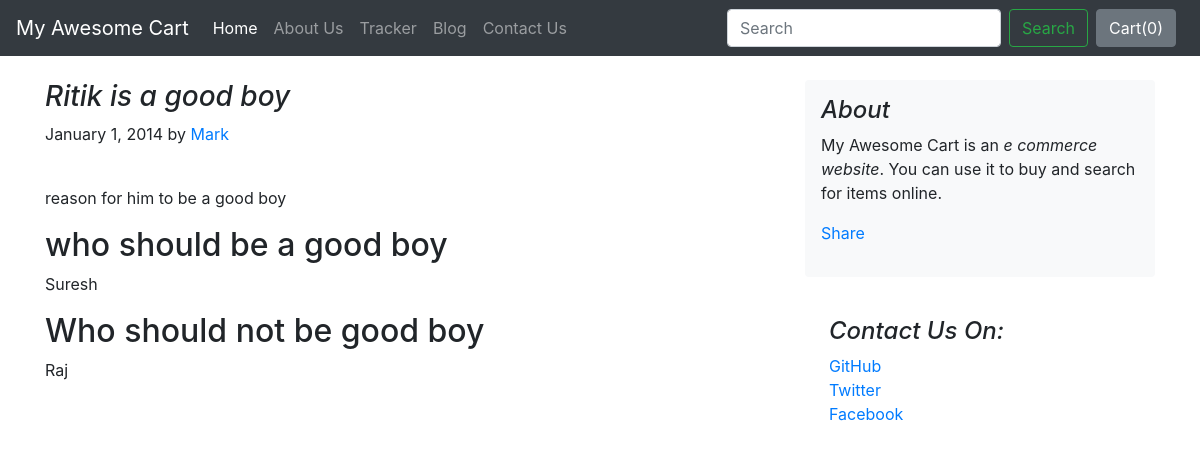
The page /blog/blogpost/1 on the database its author committed.
### blog/models.py (models this page shows)
class Blogpost(models.Model):
    post_id = models.AutoField(primary_key=True)
    title = models.CharField(max_length=50)
    head0 = models.CharField(max_length=500,default="")
    chead0 = models.CharField(max_length=5000,default="")
    head1 = models.CharField(max_length=500,default="")
    chead1 = models.CharField(max_length=5000,default="")
    head2 = models.CharField(max_length=500,default="")
    chead2 = models.CharField(max_length=5000,default="")
    pub_date = models.DateField()
    thumbnail = models.ImageField(upload_to="blog/images",default="")
    def __str__(self):
        return self.title

### blog/views.py (the view)
# urls.py: path("blogpost/<int:id>",views.blogpost, name="blogPost")
def blogpost(request,id):
    post = Blogpost.objects.filter(post_id=id)[0]
    print(post)
    return render(request,'blog/blogpost.html',{'post':post})

### blog/templates/blog/blogpost.html (shortened to what this page needs)
{% extends 'blog/basic.html' %}
{% block body %}
<div class="container">
<div class="row mt-4">
    <div class="col-md-8 blog-main">
      <h3 class="font-italic ">
        {{post.title}}
      </h3>
      <div class="blog-post">
        <p class="blog-post-meta">January 1, 2014 by <a href="#">Mark</a></p>
        <div class="fb-like" data-href="http://127.0.0.1:8000/blog/blogpost/{{post.post_id}}" data-width="" data-layout="standard" data-action="like" data-size="large" data-show-faces="true" data-share="true" ></div><br>
        <p>{{post.chead0}}</p>
        <h2>{{post.head1}}</h2>
        <p>{{post.chead1}}</p>
        <h2>{{post.head2}}</h2>
        <p>{{post.chead2}}</p>
      </div>
    </div>
    <aside class="col-md-4 blog-sidebar">
      <div class="p-3 mb-3 bg-light rounded">
        <h4 class="font-italic">About</h4>
        <p class="mb-0">My Awesome Cart is an <em>e commerce website</em>. You can use it to buy and  search for items online.</p>
        <div class="my-3 fb-share-button" data-href="http://127.0.0.1:8000/blog/blogpost/{{post.post_id}}" data-layout="" data-size=""><a target="_blank" href="https://www.facebook.com/sharer/sharer.php?u=http%3A%2F%2F127.0.0.1%3A8000%2Fblog%2Fblogpost%2F3&amp;src=sdkpreparse" class="fb-xfbml-parse-ignore">Share</a></div>
      </div>
      <div class="p-4">
        <h4 class="font-italic">Contact Us On: </h4>
        <ol class="list-unstyled">
          <li><a href="#">GitHub</a></li>
          <li><a href="#">Twitter</a></li>
          <li><a href="#">Facebook</a></li>
        </ol>
      </div>
    </aside>
  </div>
</div>
{% endblock %}

### rows shown on the page
Blogpost: title "Ritik is a good boy", chead0 "reason for him to be a good boy", head1 "who should be a good boy", chead1 "Suresh", head2 "Who should not be good boy", chead2 "Raj"
